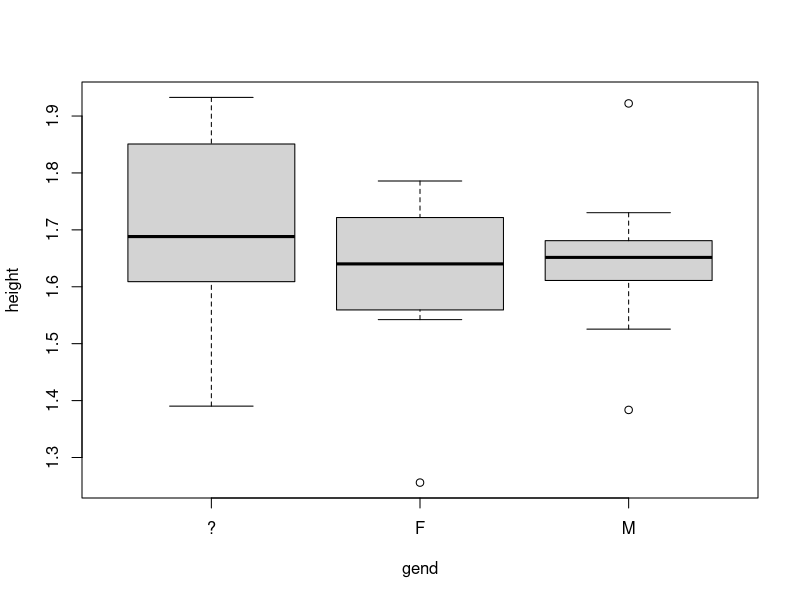

Source code (R):
## ---- chunk 1
gend = rep(c("M","F", "?"), length.out=20 )
## ---- chunk 2
table(gend)
## ---- chunk 3
install.packages("shiny")
## ---- chunk 4
data("faithful")
View(faithful)
## ---- chunk 5
gend <- c('M','F','?','M','F','?','M','F','?','M','M','F','?','M','F','?','M','F','?','M')
## ---- chunk 6
gend <- rep(c('M','F','?'), length.out=20)
## ---- chunk 7
# Display the frequency counts of the character vector gend
table(gend)
## ---- chunk 8
# convert gend from character vector to a factor
gend <- as.factor(gend)
# to check you can list the levels in the factor
factor(gend)
## ---- chunk 9
# Create a numeric vector of 30 random heights
height <- rnorm(n = 30, mean = 1.7, sd = 0.15)
# Create a new character vector gend and convert to a factor
gend <- rep(c('M','F','?'), length.out=30)
gend <- as.factor(gend)
## ---- chunk 10
# convert to a factor
gend <- as.factor(gend)
#generate side by side boxplots to compare the heights for the three levels
boxplot(height~gend)
